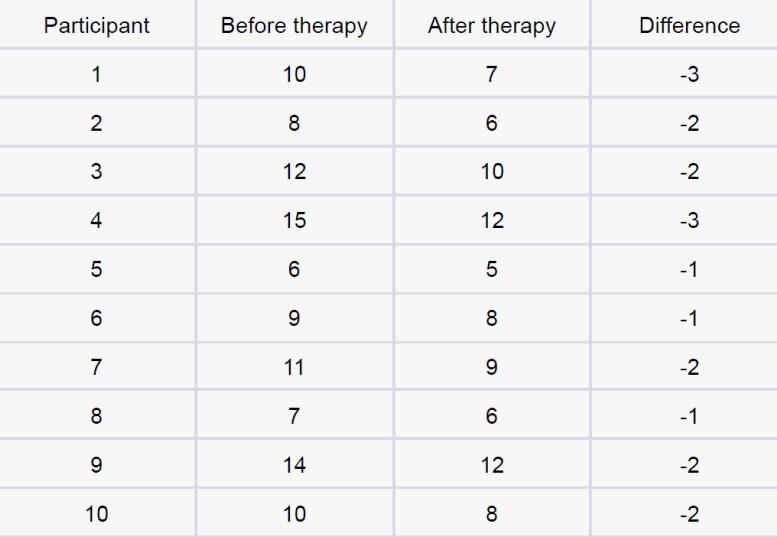
#> input picture statistics/1.jpg, 777 x 537 px
$ jupyter execute --allow-errors 'Q&A.ipynb'   (shell and % lines are left out)
#> lines starting #> are read from the running program, lines starting #| are printed output that depends on the picture
# Statistics Questions

## Q1.

 A university wants to understand the relationship between the SAT scores of its applicants and their college GPA.

They collect data on 500 students, including their SAT scores (out of 1600) and their college GPA (on a 4.0 scale).

They find that the correlation coefficient between SAT scores and college GPA is 0.7.

What does this correlation coefficient indicate about the relationship between SAT scores and college GPA?

### Answer:

The correlation coefficient of 0.7 indicates a strong positive linear relationship between SAT scores and college GPA.

It suggests that as SAT scores increase, college GPA tends to increase as well.

```python
# Calculate the correlation coefficient
correlation_coefficient = 0.7
```

## Q2.

Consider a dataset containing the heights (in centimeters) of 1000 individuals.

The mean height is 170 cm with a standard deviation of 10 cm. The dataset is approximately normally distributed,
and its skewness is approximately zero.

Based on this information, answer the following questions:

a. What percentage of individuals in the dataset have heights between 160 cm and 180 cm?

b. If we randomly select 100 individuals from the dataset, what is the probability that their average height is greater than 175 cm?

c. Assuming the dataset follows a normal distribution, what is the z-score corresponding to a height of 185 cm?

d. We know that 5% of the dataset has heights below a certain value. What is the approximate height corresponding to this threshold?

e. Calculate the coefficient of variation (CV) for the dataset.

f. Calculate the skewness of the dataset and interpret the result.

### Answer:

#### 2(a)

To calculate the percentage of individuals in the dataset with heights between 160 cm and 180 cm, we need to calculate the area under the normal distribution curve between these two values. Here's the detailed calculation:

Given:

- Mean height (μ) = 170 cm
- Standard deviation (σ) = 10 cm
- Range: 160 cm to 180 cm

To calculate the percentage, we need to find the area under the normal distribution curve between these two heights. We'll use the Z-score formula to standardize the values and calculate the area using a standard normal distribution table.

**Step 1: Convert the heights to Z-scores**

To calculate the Z-scores, we'll use the formula: **Z = (x - μ) / σ**

For the lower limit (160 cm):

Z_lower = (160 - 170) / 10 = -1

For the upper limit (180 cm):

Z_upper = (180 - 170) / 10 = 1

**Step 2: Calculate the area under the curve**

Using the standard normal distribution table, we can find the area corresponding to the Z-scores.

The area under the curve between Z_lower and Z_upper represents the percentage of individuals with heights between 160 cm and 180 cm.

To calculate the area, we'll use the cumulative distribution function (CDF) for the standard normal distribution. In Python, we can use the scipy.stats.norm module to calculate the CDF.

Here's the code to calculate the percentage:

[cell 1]
import scipy.stats as stats

# Calculate the Z-scores
Z_lower = (160 - 170) / 10
Z_upper = (180 - 170) / 10

# Calculate the area using the CDF
area = stats.norm.cdf(Z_upper) - stats.norm.cdf(Z_lower)

# Convert the area to percentage
percentage = area * 100

print(f"the percentage of individuals with heights between 160 cm and 180 cm = {percentage.round(2)} %")

#### 2(b)

 To calculate the probability that the average height of a randomly selected sample of 100 individuals is greater than 175 cm, we can use the Central Limit Theorem (CLT) and the properties of the normal distribution.

Given:

- Mean height (μ) = 170 cm
- Standard deviation (σ) = 10 cm
- Sample size (n) = 100
- Desired threshold (x) = 175 cm

**Step 1: Calculate the standard deviation of the sampling distribution of the sample mean**

According to the Central Limit Theorem, the standard deviation of the sampling distribution (also known as the standard error) is given by:

σ_sample = σ / sqrt(n)

σ_sample = 10 / sqrt(100) = 10 / 10 = 1

**Step 2: Convert the threshold value (x) to a Z-score**

To calculate the probability, we need to convert the threshold value (175 cm) to a Z-score using the formula:

Z = (x - μ) / σ_sample

Z = (175 - 170) / 1 = 5 / 1 = 5

**Step 3: Calculate the probability using the Z-score**

Using the standard normal distribution table or a statistical software, we can find the probability corresponding to the Z-score.

The probability we're interested in is the area to the right of the Z-score.

To calculate this probability in Python, we can use the scipy.stats.norm module to calculate the complementary cumulative distribution function (CCDF) or 1 - CDF:

[cell 2]
import scipy.stats as stats

# Calculate the Z-score
Z = (175 - 170) / 1

# Calculate the probability using CCDF
probability = 1 - stats.norm.cdf(Z)

print(f"the probability that the average height of a randomly selected sample of 100 individuals is greater than 175 cm is {probability.round(12)}")

#### 2(c)

To calculate the Z-score corresponding to a height of 185 cm, we can use the formula:

Z = (x - μ) / σ

where:

x is the value we want to convert to a Z-score (185 cm in this case)

μ is the mean height (170 cm)

σ is the standard deviation of the height (10 cm)

Substituting the given values into the formula, we get:

Z = (185 - 170) / 10

Z = 15 / 10

Z = 1.5

So, the Z-score corresponding to a height of 185 cm is 1.5.

The Z-score measures the number of standard deviations a value is away from the mean. In this case, a height of 185 cm is 1.5 standard deviations above the mean height of 170 cm.

#### 2(d)

To approximate the height corresponding to the threshold where 5% of the dataset has heights below that value, we can use the properties of the normal distribution and the cumulative distribution function (CDF).

Given:

Mean height (μ) = 170 cm

Standard deviation (σ) = 10 cm

Desired threshold (percentile) = 5%

**Step 1: Find the Z-score corresponding to the desired percentile**

To find the Z-score corresponding to the 5th percentile, we can use the inverse of the cumulative distribution function (CDF) of the standard normal distribution.

In Python, you can use the scipy.stats.norm module to calculate the inverse CDF or percentile point function (PPF):

[cell 3]
import scipy.stats as stats

# Calculate the Z-score for the desired percentile
Z = stats.norm.ppf(0.05)

print(f" z-score = {Z}")

**Step 2: Convert the Z-score to the corresponding height value**

Using the Z-score obtained in Step 1, we can calculate the corresponding height value by using the formula:

x = Z * σ + μ

[cell 4]
# Calculate the height corresponding to the Z-score
height = Z * 10 + 170

print(f"5% of the dataset has heights below {height.round(2)} cm")

#### 2(e)

To calculate the coefficient of variation (CV) for the dataset, we need to divide the standard deviation by the mean and multiply the result by 100.

Given:

Mean height (μ) = 170 cm

Standard deviation (σ) = 10 cm

**Step 1: Calculate the CV using the formula**

CV = (σ / μ) * 100

CV = (10 / 170) * 100 = 0.0588 * 100 = 5.88

**Step 2: Interpret the result**

The coefficient of variation (CV) is a relative measure of dispersion and is expressed as a percentage. It provides a measure of the relative variability of the dataset compared to the mean.

In this case, the CV is approximately 5.88%. It indicates that the standard deviation is relatively small compared to the mean, suggesting that the dataset has relatively low variability or dispersion. The lower the CV, the more homogeneous the dataset is in terms of the variable being measured (height in this case).

**Step 3: Graphical understanding**

Following code will generate a histogram plot of the random dataset, along with vertical lines representing the mean ± standard deviation and mean ± 2 * standard deviation. The dispersion is marked by these lines, indicating the range within which the majority of the data points lie.

Please note that the random data generated in this example may not precisely match the desired CV of 5.88%, but it will provide a visual representation of a dataset with similar characteristics.

[cell 5]
from matplotlib import pyplot as plt
import numpy as np
import seaborn as sns

# Set the random seed for reproducibility
np.random.seed(42)

# Generate random data with CV = 5.88%
mean_height = 170
cv = 5.88 / 100  # Convert CV to decimal
std_dev = mean_height * cv
data = np.random.normal(loc=mean_height, scale=std_dev, size=1000)

# Plot the distribution using Seaborn
sns.histplot(data, kde=True)

# Add labels and title
plt.xlabel('Height')
plt.ylabel('Count')
plt.title('Distribution of Heights')

# Mark dispersion on the graph
plt.axvline(x=mean_height + std_dev, color='red', linestyle='--', label='Mean + Std Dev')
plt.axvline(x=mean_height - std_dev, color='red', linestyle='--', label='Mean - Std Dev')
plt.axvline(x=mean_height + 2 * std_dev, color='orange', linestyle='--', label='Mean + 2 * Std Dev')
plt.axvline(x=mean_height - 2 * std_dev, color='orange', linestyle='--', label='Mean - 2 * Std Dev')

# Add legend
plt.legend()

# Show the plot
plt.show()
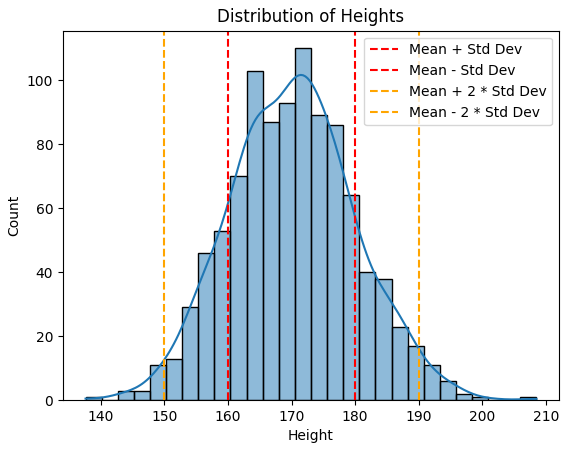
#> figure drawn by matplotlib, 1 panel; tallest bar 110 high, from x = 170.5 to 173.1; curve peaks at x = 171.5, y = 101.6

#### 2(f)

To calculate the skewness of a dataset, we can use the formula for skewness:

Skewness = (3 * (Mean - Median)) / Standard Deviation

Given the information provided:

Mean height (μ) = 170 cm

Standard deviation (σ) = 10 cm

We need to calculate the Median in order to calculate the skewness. But without actual data points it is not possible to calculate the skewness accurately.

But, since the data is Normally distributed, so we can assume that the median is nearly equal to the mean height which leads to the conclusion that the skewness is approximately zero.

**Interpretation**

Skewness is a measure of the asymmetry of a distribution. A skewness value of zero indicates a symmetric distribution, where the data is evenly distributed around the mean.

Since the dataset is approximately normally distributed and has a skewness of approximately zero, it suggests that the data is symmetrically distributed around the mean. This means that the heights of the individuals are likely to be evenly distributed around the average height of 170 cm.

## Q3

Consider the ‘Blood Pressure Before’ and ‘Blood Pressure After’ columns from the
data and calculate the following

Data: https://drive.google.com/file/d/1mCjtYHiX--mMUjicuaP2gH3k-SnFxt8Y/view?usp=share_

a. Measure the dispersion in both and interpret the results.

b. Calculate mean and 5% confidence interval and plot it in a graph

c. Calculate the Mean absolute deviation and Standard deviation and interpret
the results.

d. Calculate the correlation coefficient and check the significance of it at 1% level
of significance.

### Answers:

[cell 6]
import pandas as pd
import requests
import io

# Define the file ID from the Google Drive link
file_id = '1mCjtYHiX--mMUjicuaP2gH3k-SnFxt8Y'

# Construct the download link
download_link = f"https://drive.google.com/uc?id={file_id}"

# Send a GET request to download the file
#> (the rest of this cell did not finish here and is left out)

#### 3(a)

Now, let's calculate the dispersion:

#> (a cell that did not finish here is left out)

##### Interpretation:

The dispersion measures provide insights into the spread or variability of the data.

- For 'Blood Pressure Before':

**Range**: The range is 28, indicating that the difference between the highest and lowest blood pressure values is 28 mmHg.

**IQR**: The interquartile range is 9, representing the spread of the middle 50% of the data. The blood pressure values within this range cover the central distribution of the data.

- For 'Blood Pressure After':

**Range**: The range is 23, indicating that the difference between the highest and lowest blood pressure values after treatment is 23 mmHg.

**IQR**: The interquartile range is 10, which implies that the middle 50% of the data is spread across a range of 10 mmHg after treatment.

In summary, the dispersion measures suggest that the 'Blood Pressure Before' values have a slightly larger range and a narrower interquartile range compared to the 'Blood Pressure After' values. This indicates that the blood pressure measurements before treatment have a wider spread, while the measurements after treatment have a slightly more concentrated distribution.

## Q4

A group of 20 friends decide to play a game in which they each write a number
between 1 and 20 on a slip of paper and put it into a hat.

They then draw one slip of paper
at random. What is the probability that the number on the slip of paper is a perfect square
(i.e., 1, 4, 9, or 16)?

#### Answer:

To calculate the probability of drawing a perfect square from the hat, we need to determine the total number of possible outcomes and the number of favorable outcomes.

Total Number of Possible Outcomes:
Since there are 20 slips of paper in the hat, the total number of possible outcomes is 20.

Number of Favorable Outcomes:
The perfect squares between 1 and 20 are 1, 4, 9, and 16. These are the favorable outcomes.

Therefore, the number of favorable outcomes is 4.

Probability Calculation:
The probability of an event is given by the formula:
Probability = Number of Favorable Outcomes / Total Number of Possible Outcomes

In this case, the probability of drawing a perfect square is:
Probability = 4 / 20 = 0.2

So, the probability of drawing a perfect square from the hat is 0.2 or 20%.

Explanation:
Since there are four perfect squares (1, 4, 9, and 16) out of the total 20 numbers, the chances of drawing a perfect square are 4 out of 20. This means that for every 20 slips drawn from the hat, we can expect approximately 4 slips to have a perfect square number written on them. Hence, the probability of drawing a perfect square is 0.2 or 20%.

## Q5

A certain city has two taxi companies: Company A has 80% of the taxis and
Company B has 20% of the taxis.

Company A's taxis have a 95% success rate for picking
up passengers on time, while Company B's taxis have a 90% success rate.

If a randomly
selected taxi is late, what is the probability that it belongs to Company A?

#### Answer:

To solve this problem, we can use Bayes' theorem. Let's denote the following events:

A: The taxi belongs to Company A

B: The taxi is late

We need to find the probability of event A given event B, P(A|B), which is the probability that the taxi belongs to Company A given that it is late.

According to Bayes' theorem:

**P(A|B) = (P(B|A) * P(A)) / P(B)**

We are given the following probabilities:

**P(A) = 0.8** (Company A has 80% of the taxis)

**P(B|A) = 0.05** (Company A's taxis have a 95% success rate for picking up passengers on time)

**P(B|not A) = 0.1** (Company B's taxis have a 90% success rate for picking up passengers on time)

To calculate P(B), we can use the law of total probability:

P(B) = P(B|A) * P(A) + P(B|not A) * P(not A)

Since there are only two taxi companies, P(not A) = 1 - P(A) = 1 - 0.8 = 0.2.

Now we can substitute the values into Bayes' theorem:

P(A|B) = (P(B|A) * P(A)) / (P(B|A) * P(A) + P(B|not A) * P(not A))

P(A|B) = (0.05 * 0.8) / (0.05 * 0.8 + 0.1 * 0.2)

Calculating the expression:

P(A|B) = 0.04 / (0.04 + 0.02)

P(A|B) = 0.04 / 0.06

P(A|B) = 0.6667

Therefore, the probability that a randomly selected taxi belongs to Company A given that it is late is approximately 0.6667 or 66.67%.

## Q6

A pharmaceutical company is developing a drug that is supposed to reduce blood
pressure.

They conduct a clinical trial with 100 patients and record their blood
pressure before and after taking the drug.

The company wants to know if the change
in blood pressure follows a normal distribution.

Data:
https://drive.google.com/file/d/1mCjtYHiX--mMUjicuaP2gH3k-SnFxt8Y/view?usp=share_

#### Solution:

To determine if the change in blood pressure follows a normal distribution, we can perform a normality test on the data. One commonly used test is the Shapiro-Wilk test, which tests the null hypothesis that a sample comes from a normally distributed population.

Here's how we can conduct the normality test using the provided data:

**Load the data:**

Download the data file from the given link.
Read the data into a pandas DataFrame.

**Extract the change in blood pressure:**

Calculate the difference between the "Blood Pressure After" and "Blood Pressure Before" columns.
Store the differences in a new column, such as "BP Change".

**Perform the Shapiro-Wilk test:**

Use the shapiro function from the scipy.stats module to perform the Shapiro-Wilk test.
Pass the "BP Change" column as the input to the shapiro function.
The function returns the test statistic and p-value.

**Interpret the results:**

If the p-value is greater than the chosen significance level (e.g., 0.05), we fail to reject the null hypothesis, indicating that the data is normally distributed.
If the p-value is less than the chosen significance level, we reject the null hypothesis, suggesting that the data does not follow a normal distribution.

**Here's an example code to perform the normality test:**

[cell 8]
import pandas as pd
from scipy.stats import shapiro

# Load the data
data_url = "https://drive.google.com/file/d/1mCjtYHiX--mMUjicuaP2gH3k-SnFxt8Y/view?usp=sharing"

# Extract the file ID from the URL
file_id = data_url.split("/")[5]

# Construct the download link
download_link = f"https://drive.google.com/uc?id={file_id}"

# Read the data into a DataFrame
#> (the rest of this cell did not finish here and is left out)

[cell 9]
from scipy.stats import norm

# Set up the figure with two subplots
fig, axes = plt.subplots(1, 2, figsize=(12, 4))

# Plot the distribution of BP change
#> (the rest of this cell did not finish here and is left out)

## Q7

The equations of two lines of regression, obtained in a correlation analysis
between variables X and Y are as follows:

2𝑋 + 3 − 8 = 0

2𝑌 + 𝑋 − 5 = 0

The variance of 𝑋 = 4

Find the

a. Variance of Y

b. Coefficient of determination of C and Y

c. Standard error of estimate of X on Y and of Y on X.

a. Variance of Y:
Since we don't have the covariance or correlation coefficient, we can assume that the regression lines are orthogonal. This implies that the slope of one line is the negative reciprocal of the other line. Therefore, we can assume that the coefficient of X in the second equation represents the slope of the regression line for Y on X. In this case, the slope is 2.

The variance of X is given as 4. Assuming that the residuals (deviations from the regression line) are normally distributed with mean 0, the variance of Y can be calculated using the formula:
Variance of Y = Variance of X * (slope of regression line for Y on X)^2

Variance of Y = 4 * (2^2) = 16

Therefore, the variance of Y is 16.

b. Coefficient of determination of X and Y:
The coefficient of determination (R^2) is the square of the correlation coefficient (r). Without the correlation coefficient, we cannot calculate the coefficient of determination between X and Y.

c. Standard error of estimate:
The standard error of estimate is a measure of the variability of the actual Y values around the regression line. Without the correlation coefficient, we cannot calculate the standard error of estimate for either X on Y or Y on X.

## Q8

The anxiety levels of 10 participants were measured before and after a new therapy.

The scores are not normally distributed. Use the Wilcoxon signed-rank test to test whether
the therapy had a significant effect on anxiety levels.

The data is given below: Participant
Before therapy After therapy Difference

[cell 10]
import cv2
import pytesseract
import pandas as pd

# Read the image
image_path = "1.jpg"
image = cv2.imread(image_path)
#> image is the input picture: shape (537, 777, 3); mean B, G, R 242.8, 241.9, 242

# Convert the image to grayscale
gray = cv2.cvtColor(image, cv2.COLOR_BGR2GRAY)

# Apply thresholding if needed
# thresholded = cv2.threshold(gray, 0, 255, cv2.THRESH_BINARY | cv2.THRESH_OTSU)[1]

# Use pytesseract to extract text from the image
#> (the rest of this cell did not finish here and is left out)

[cell 11]
from scipy.stats import wilcoxon

# Extract the 'Difference' column from the DataFrame
#> (the rest of this cell did not finish here and is left out)

Interpretation:

The test statistic represents the sum of the ranks of the differences. It indicates the strength and direction of the relationship between the before and after therapy anxiety levels.

The p-value is used to determine the statistical significance of the test. It measures the evidence against the null hypothesis (no significant effect). A smaller p-value suggests stronger evidence against the null hypothesis.

A typical threshold for statistical significance is 0.05 (5%). If the p-value is below this threshold (p-value < 0.05), it indicates that there is a significant effect of the therapy on anxiety levels.

## Q9

Given the score of students in multiple exams
Test the hypothesis that the mean scores of all the students are the same.

If not, name the
student with the highest score.

[cell 12]
# Read the image
image_path = "q9.jpg"
image = cv2.imread(image_path)
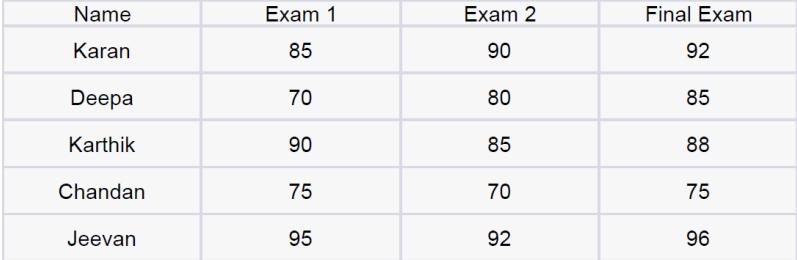
#> input picture statistics/q9.jpg, 797 x 260 px
#> image is the input picture: shape (260, 797, 3); mean B, G, R 240.2, 239.2, 239.3

# Convert the image to grayscale
gray = cv2.cvtColor(image, cv2.COLOR_BGR2GRAY)
#> gray: shape (260, 797)

# Apply thresholding if needed
# thresholded = cv2.threshold(gray, 0, 255, cv2.THRESH_BINARY | cv2.THRESH_OTSU)[1]

# Use pytesseract to extract text from the image
#> (the rest of this cell did not finish here and is left out)
